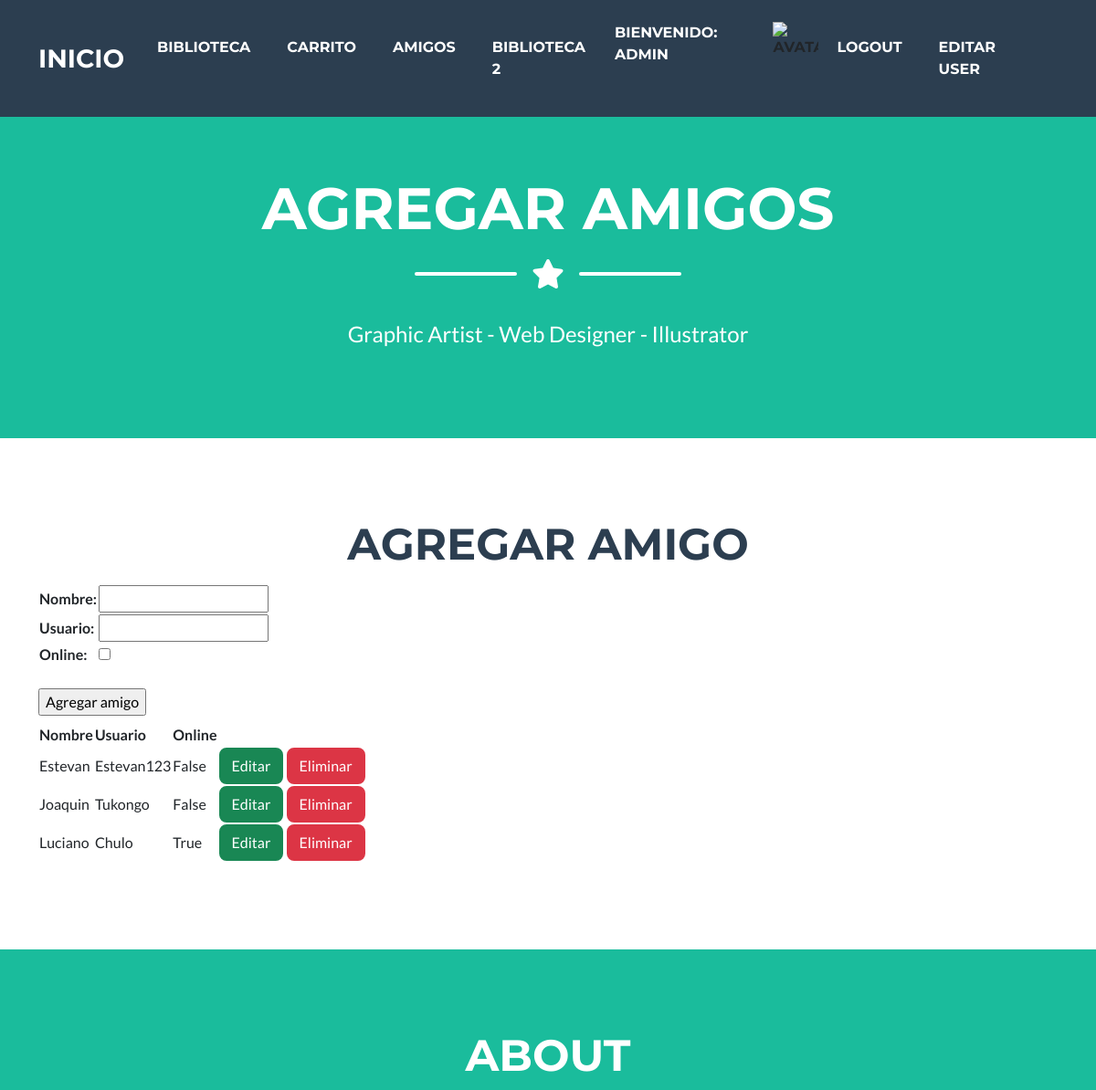
Before: /tienda/amigos/ (signed in, upper part) with the older database file.
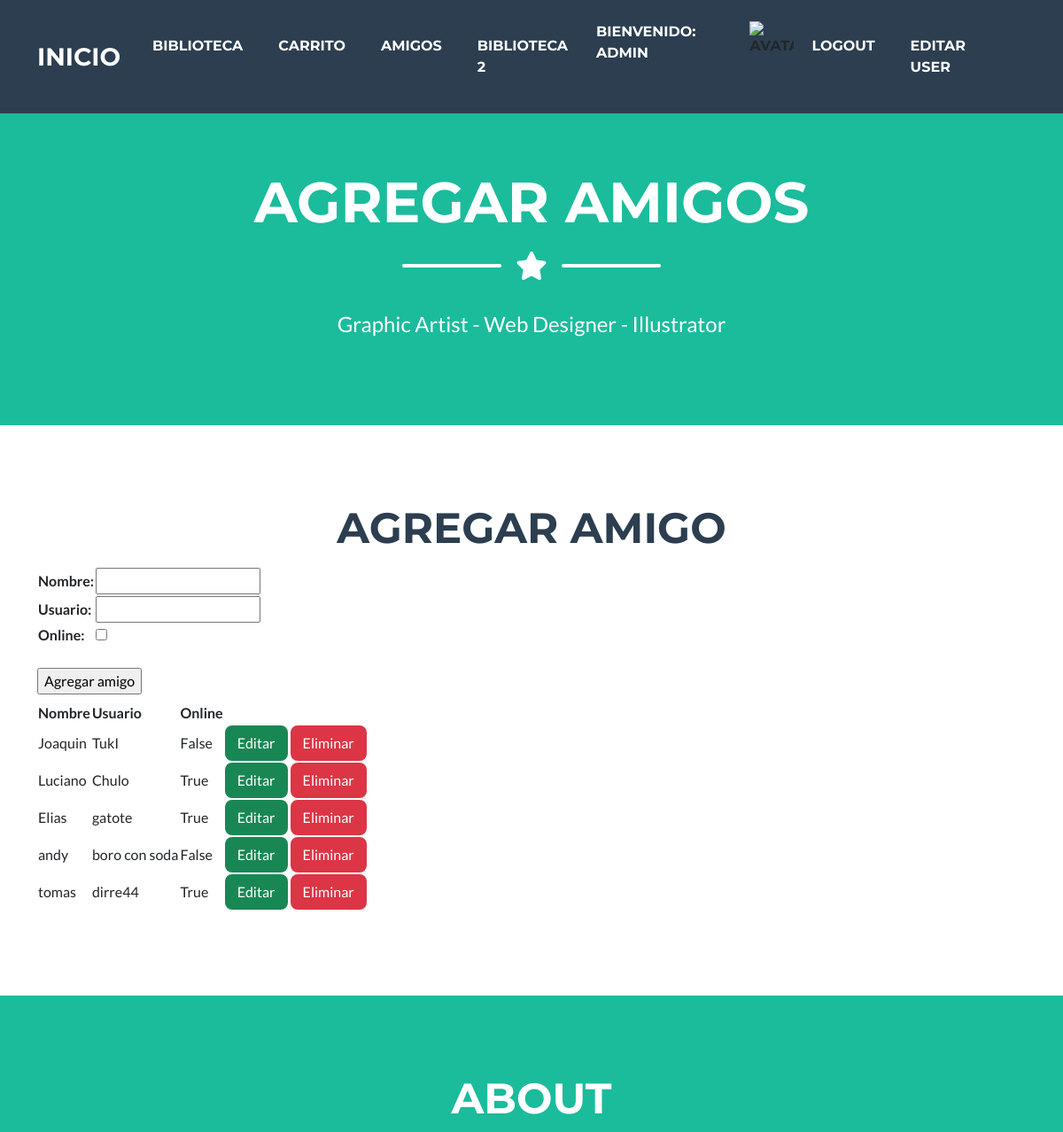
After: the same page with the newer database file.
### tienda/models.py (models this page shows, shortened)
class Lista_amigos (models.Model):
    nombre = models.CharField(max_length=50)
    usuario = models.CharField(max_length=50)
    online = models.BooleanField(default=False)

### tienda/views.py (the view)
# urls.py: path("amigos/", aniadir_amigos, name="aniadir_amigos"),
@login_required
def aniadir_amigos(request):
    formulario_amigos=Amigos_form()
    amigos=Lista_amigos.objects.all()
    if request.method=="POST":
        form=Amigos_form(request.POST)
        amigos=Lista_amigos.objects.all()
        if form.is_valid():
            info=form.cleaned_data
            nombre=info["nombre"]
            usuario=info["usuario"]
            online=info["online"]
            nuevo_amigo=Lista_amigos(nombre=nombre, usuario=usuario, online=online)
            nuevo_amigo.save()
            return render (request, "amigos.html", {"formulario":formulario_amigos, "mensaje":f"\"{usuario}\" fue agregado", "amigos":amigos})
        else:
            return render (request, "amigos.html", {"formulario":formulario_amigos, "mensaje":"datos invalidos", "amigos":amigos})
    else:
        return render (request, "amigos.html", {"formulario":formulario_amigos, "amigos":amigos})

### tienda/forms.py
class Amigos_form(forms.Form):
    nombre=forms.CharField(max_length=50)
    usuario=forms.CharField(max_length=50)
    online=forms.BooleanField(required=False)

### tienda/templates/amigos.html (shortened to what this page needs)
{% extends "index.html" %}
{% load static %}
{% block titulo %} Agregar amigos {% endblock %}
{% block subtitulo %} Agregar amigo {% endblock %}
{% block contenido %}
<br>
<form action="{% url 'aniadir_amigos' %}" method="POST"> {% csrf_token %}
    <table>
    {{ formulario.as_table }}
    </table>
    <br>
    <input type="submit" value="Agregar amigo">
</form>
<table>
    <thead>
        <tr>
            <th>Nombre</th>
            <th>Usuario</th>
            <th>Online</th>
        </tr>
    </thead>
    <tbody>
        {% for amigo in amigos %}
            <tr>
                <td>
                    {{ amigo.nombre }}
                </td>
                <td>
                    {{ amigo.usuario }}
                </td>
                <td>
                    {{ amigo.online }}
                </td>
                <td>
                    <a class="btn btn-success" href="{% url 'editar_amigo' amigo.id %}">Editar</a>
                    <a class="btn btn-danger" href="{% url 'eliminar_amigo' amigo.id %}">Eliminar</a>
                </td>
            </tr>
        {% endfor %}
    </tbody>
</table>
{% endblock %}

### tienda/templates/index.html (shortened to what this page needs)
<!DOCTYPE html>
<html lang="en">
    <head>
        {% load static %}
        <link href="{% static 'css/styles.css' %}" rel="stylesheet" />
    </head>
    <body id="page-top">
        <nav class="navbar navbar-expand-lg bg-secondary text-uppercase fixed-top" id="mainNav">
            <div class="container">
                <a class="navbar-brand" href="{% url 'inicio' %}">inicio</a>
                <div class="collapse navbar-collapse" id="navbarResponsive">
                    <ul class="navbar-nav ms-auto">
                        {% if user.is_authenticated %}
                        <li class="nav-item mx-0 mx-lg-1"><a class="nav-link py-3 px-0 px-lg-3 rounded" href="{% url 'aniadir_biblioteca' %}">Biblioteca</a></li>
                        <li class="nav-item mx-0 mx-lg-1"><a class="nav-link py-3 px-0 px-lg-3 rounded" href="{% url 'aniadir_carrito' %}">Carrito</a></li>
                        <li class="nav-item mx-0 mx-lg-1"><a class="nav-link py-3 px-0 px-lg-3 rounded" href="{% url 'aniadir_amigos' %}">Amigos</a></li>
                        <li class="nav-item mx-0 mx-lg-1"><a class="nav-link py-3 px-0 px-lg-3 rounded" href="{% url 'listar_biblioteca' %}">Biblioteca 2</a></li>
                        <p style="color: white;">bienvenido: {{ user.username }}</p>
                        <img src= '{{ avatar }}' alt="Avatar" style="width:50px;height:50px;">
                            <li class="nav-item mx-0 mx-lg-1"><a class="nav-link py-3 px-0 px-lg-3 rounded" href="{% url 'logout' %}">Logout</a></li>
                            <li class="nav-item mx-0 mx-lg-1"><a class="nav-link py-3 px-0 px-lg-3 rounded" href="{% url 'editar_usuario' %}">editar user</a></li>
                        {% else %}
                        <li class="nav-item mx-0 mx-lg-1"><a class="nav-link py-3 px-0 px-lg-3 rounded" href="{% url 'login' %}">login</a></li>
                        <li class="nav-item mx-0 mx-lg-1"><a class="nav-link py-3 px-0 px-lg-3 rounded" href="{% url 'registro' %}">Registrarse</a></li>
                        {% endif %}
                    </ul>
                </div>
            </div>
        </nav>
        <header class="masthead bg-primary text-white text-center">
            <div class="container d-flex align-items-center flex-column">
                <h1 class="masthead-heading text-uppercase mb-0">{% block titulo %} {% endblock %}</h1>
                <div class="divider-custom divider-light">
                    <div class="divider-custom-line"></div>
                    <div class="divider-custom-icon"><i class="fas fa-star"></i></div>
                    <div class="divider-custom-line"></div>
                </div>
                <p class="masthead-subheading font-weight-light mb-0">Graphic Artist - Web Designer - Illustrator</p>
            </div>
        </header>
        <section class="page-section portfolio" id="portfolio">
            <div class="container">
                <h2 class="page-section-heading text-center text-uppercase text-secondary mb-0">{% block subtitulo %} {% endblock %}</h2>
                {% block contenido %}
                {% endblock %}
            </div>
        </section>
        <section class="page-section bg-primary text-white mb-0" id="about">
            <div class="container">
                <h2 class="page-section-heading text-center text-uppercase text-white">About</h2>
            </div>
        </section>
    </body>
</html>

Changed rows visible on the page:
removed Lista_amigos: nombre "Estevan", usuario "Estevan123", online "False"
changed Lista_amigos "Joaquin": usuario "Tukongo" → "TukI"
added Lista_amigos: nombre "Elias", usuario "gatote", online "True"
added Lista_amigos: nombre "andy", usuario "boro con soda", online "False"
added Lista_amigos: nombre "tomas", usuario "dirre44", online "True"
